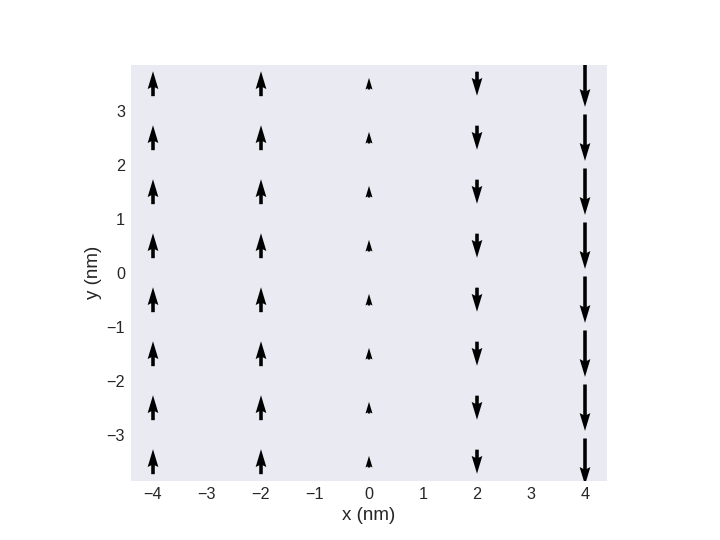

The Python source for this figure:
# 1. Visualising the phase using ``matplotlib``.

import discretisedfield as df
import mag2exp
mesh = df.Mesh(p1=(-5e-9, -4e-9, -1e-9), p2=(5e-9, 4e-9, 1e-9),
                   cell=(2e-9, 1e-9, 0.5e-9))
# ...
def value_fun(point):
    x, y, z = point
    if x > 0:
        return (0, -1, 0)
    else:
        return (0, 1, 0)
# ...
field = df.Field(mesh, dim=3, value=value_fun)
phase, ft_phase = mag2exp.ltem.phase(field)
df_img = mag2exp.ltem.defocus_image(phase, cs=8000,
                                    df_length=0.2e-3,
                                    voltage=300e3)
imf = mag2exp.ltem.integrated_magnetic_flux_density(phase)
imf.mpl()
